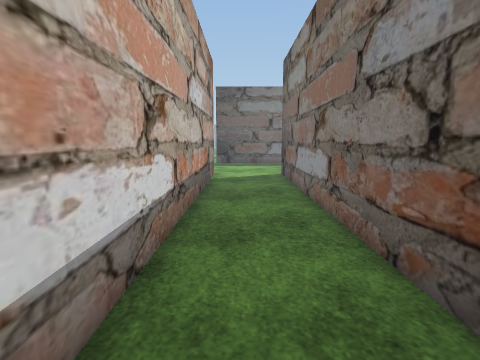
[1] (above)

17 first-person views from a walk through a Unity game level. The camera is 1.2 m above the floor, tilts 8° down and sees 80° across. The floor is counted in squares, 0.5 m on a side. Each view is taken from the middle of a square. On the plan, view 1 faces up. The plan holds only what a view shows up to about 18 squares ahead; the rest is blank. The place goes on beyond the plan. The terrain is drawn as flat ground. Some surface patterns are stand-ins.

[2]
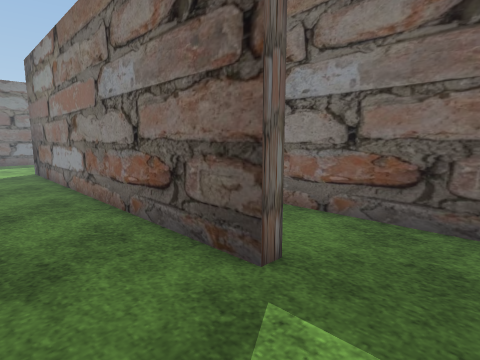

[3]
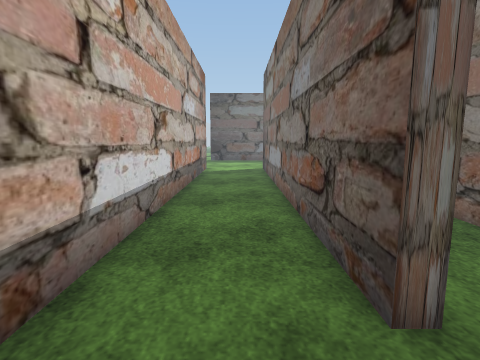

[4]
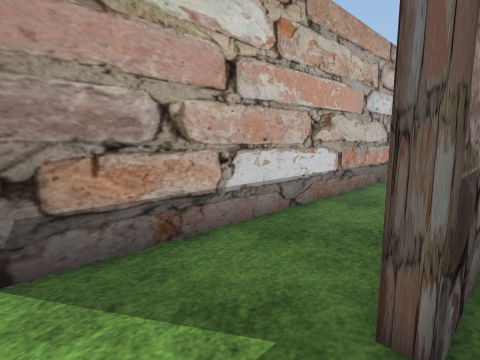

[5]
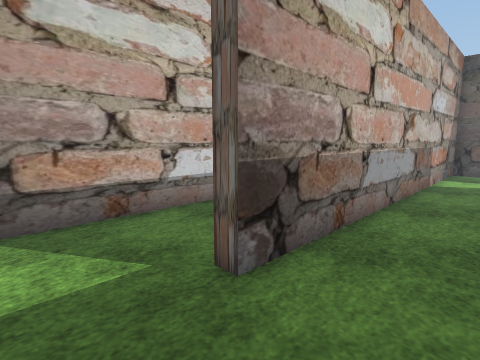

[6]
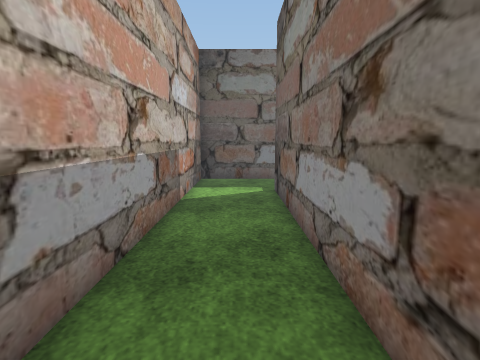

[7]
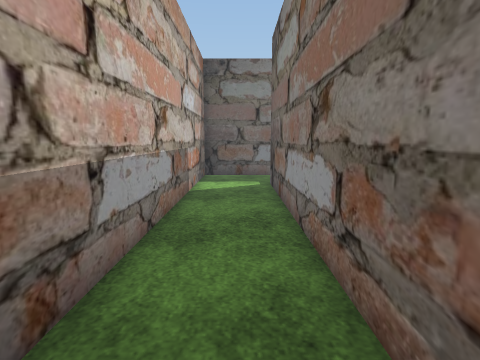

[8]
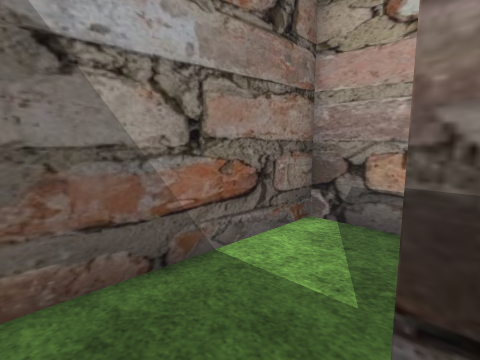

[9]
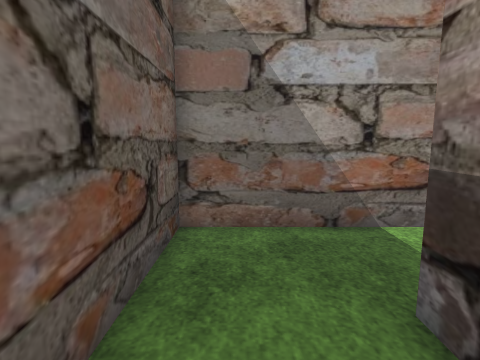

[10]
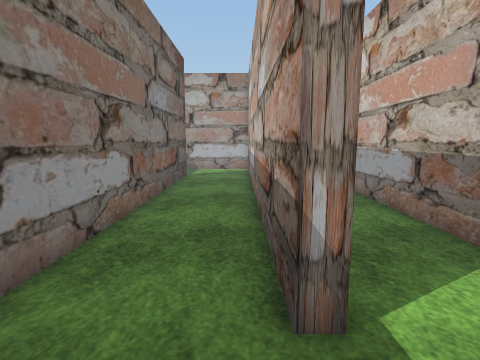

[11]
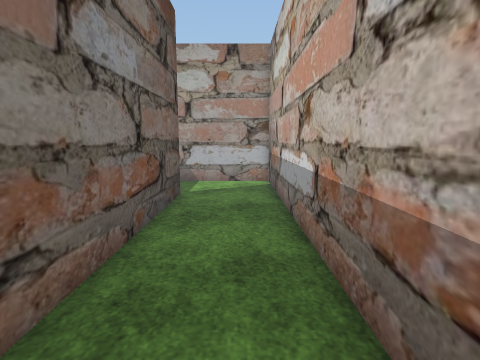

[12]
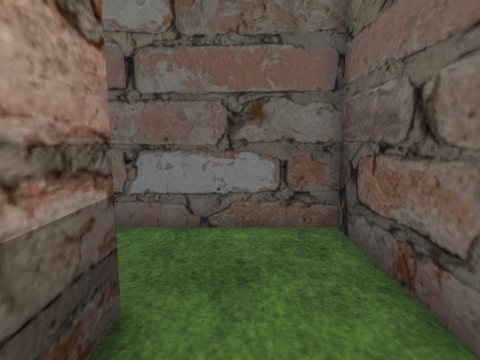

[13]
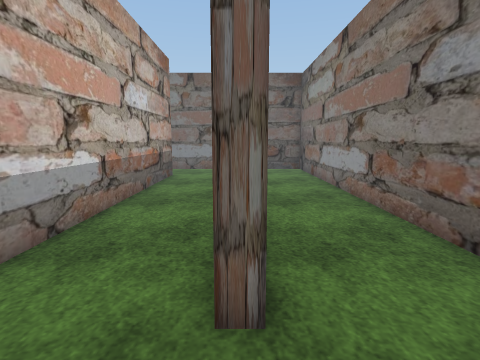

[14]
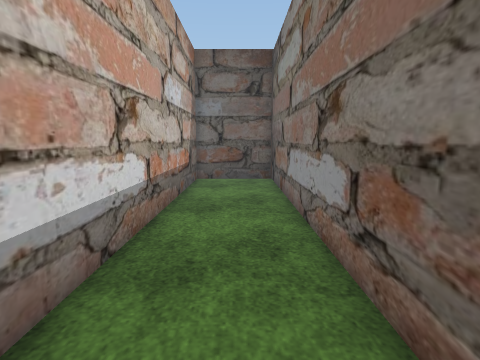

[15]
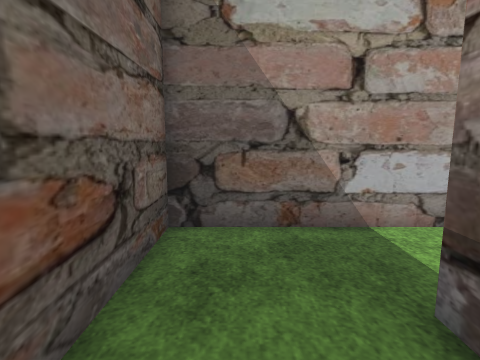

[16]
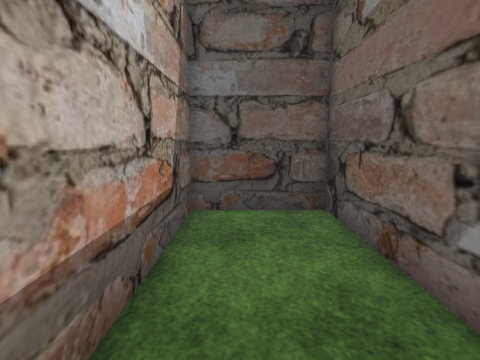

[17]
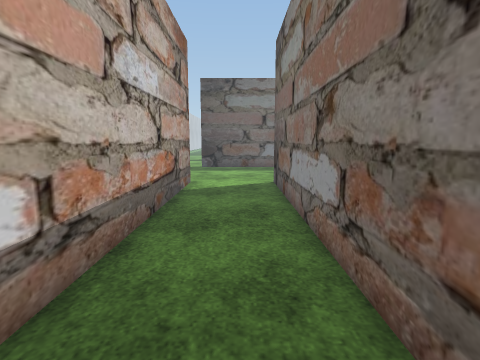

### Floor plan
Ten units are one square. View 1 is at (0, 0); x grows to the right and y downward. Boxes are objects, and circles mark ways between rooms. Rooms are numbered by the first view taken in them; rooms with no view inside come last. Other rooms are left out.
<svg viewBox="-23 -209 208 261">
<path fill="none" stroke="#000" d="M36 6 29 6 29 -204M-18 -202 -18 47 45 47M85 -196 36 -196 36 6M45 47 77 47 77 -157 83 -157M133 6 127 6 127 -196 85 -196M83 -157 83 47 135 47M133 -1 133 6M135 47 180 47 180 -196 133 -196 133 -49"/>
<circle cx="35" cy="25" r="3" fill="#2a7"/>
<circle cx="80" cy="-175" r="3" fill="#2a7"/>
<circle cx="130" cy="25" r="3" fill="#2a7"/>
<text x="10" y="-70">1</text>
<text x="60" y="-80">2</text>
<text x="110" y="-70">3</text>
<text x="150" y="-80">4</text>
</svg>
Room 1 opens to room 2. Room 2 opens to room 3. Room 3 opens to room 4.

Where each view was taken, in squares from view 1:
view 1: 0 up, 0 right, facing up
view 2: 4 down, 1 left, facing up-right
view 3: 4 down, 1 right, facing up
view 4: 4 down, 4 right, facing up-left
view 5: 4 down, 7 right, facing up-left
view 6: 2 up, 6 right, facing up
view 7: 0 up, 6 right, facing up
view 8: 0 up, 6 right, facing down-left
view 9: 3 up, 6 right, facing down
view 10: 19 up, 9 right, facing down
view 11: 12 up, 10 right, facing down
view 12: 12 up, 10 right, facing up
view 13: 4 down, 13 right, facing up
view 14: 2 up, 16 right, facing up
view 15: 3 up, 16 right, facing down
view 16: 10 up, 15 right, facing up
view 17: 4 up, 1 right, facing up
